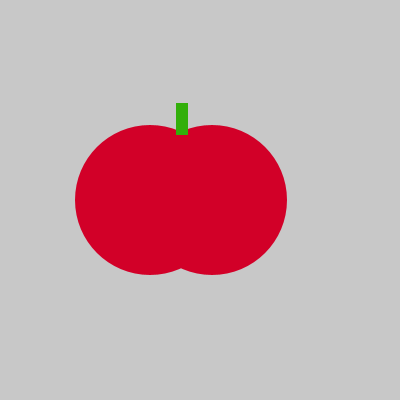
Frame 1 (no input)
Frame 60 (the mouse pressed at the canvas centre just before this capture): identical to frame 1, image omitted
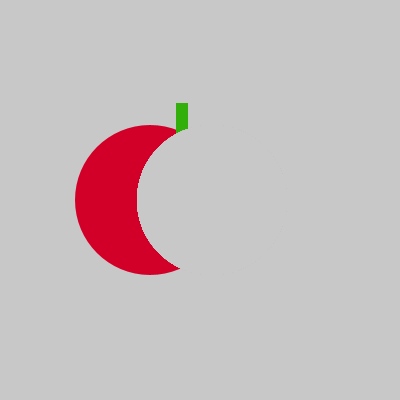
Frame 120 (the mouse held since frame 60 and released just before this capture)

The Processing sketch that drew these frames (run headless with seeded random() and noise(); from frame 60 on, the mouse is pressed at the canvas centre):

// Processing sketch: TOMATO
// ── TOMATO.pde
void setup()
{
  size(400,400);
    background(200, 200, 200);
    noStroke();
    fill(210,0,40);
    ellipse(150, 200, 150, 150);
    ellipse(212, 200, 150, 150);
    fill(50,175,10);
    rect(176, 103, 12, 32);
}
    void draw()
    {
    if (mousePressed)
  {
    fill(200, 200, 200);
  ellipse(212, 200, 150, 150);
  }
    }
